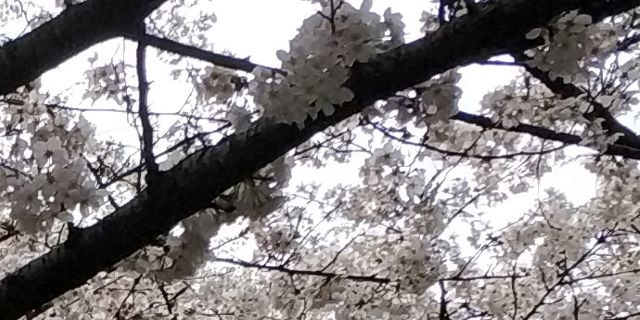
#> input picture 19-q2/image-dft/IMG_MIN.jpg, 640 x 320 px
$ python process.py
#> lines starting #> are read from the running program, lines starting #| are printed output that depends on the picture
# -*- coding: utf-8 -*-

import pycuda.autoinit
import pycuda.driver as drv
import numpy as np

cuda = drv
numpy = np
from pycuda.compiler import SourceModule
import numpy as np

import matplotlib as mpl
import matplotlib.pyplot as plt

# mpl.rcParams['figure.figsize'] = [3, 2]
# mpl.rcParams['figure.dpi'] = 1

import math
PI2 = math.pi * 2
from tqdm import tqdm, tnrange

def plti(im, **kwargs):
    y = im.shape[0]
    x = im.shape[1]
    w = y / x * h
#     fig=plt.figure(dpi=dpi)
#     ax.plot(im, **kwargs)
#     plt.figure(figsize=(w, h))
    plt.imshow(im, interpolation='none', **kwargs)
    plt.axis('off')
    plt.show()

def to_greyscale(im, weights = np.c_[0.2989, 0.5870, 0.1140]):
    tile = np.tile(weights, reps=(im.shape[0], im.shape[1], 1))
    return np.sum(tile * im, axis = 2)

image = plt.imread("IMG_MIN.jpg")
#> image is the input picture: shape (320, 640, 3); mean R, G, B 135.6, 131.2, 132.6
h, w, d = image.shape
#> h = 320; w = 640; d = 3

plti(image)
print(image.shape)
#| (320, 640, 3)
grey_img = to_greyscale(image)
#> in to_greyscale, `tile = np.tile(weights, reps=(im.shape[0], im.shape[1], 1))`:
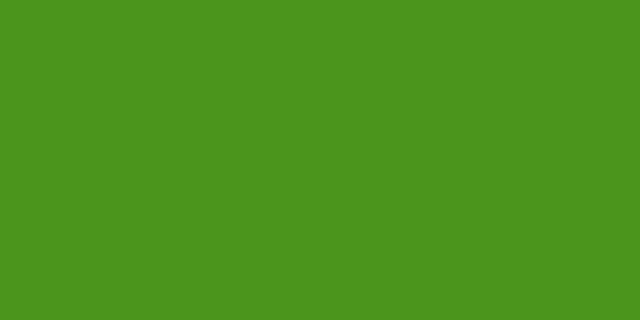
#> tile: shape (320, 640, 3) float64; mean R, G, B 0.299, 0.587, 0.114
plti(grey_img)
# plt.imsave("grey.png", grey_img)

## GPU

#> (the run stopped early here; a loop or call above may not have finished)
